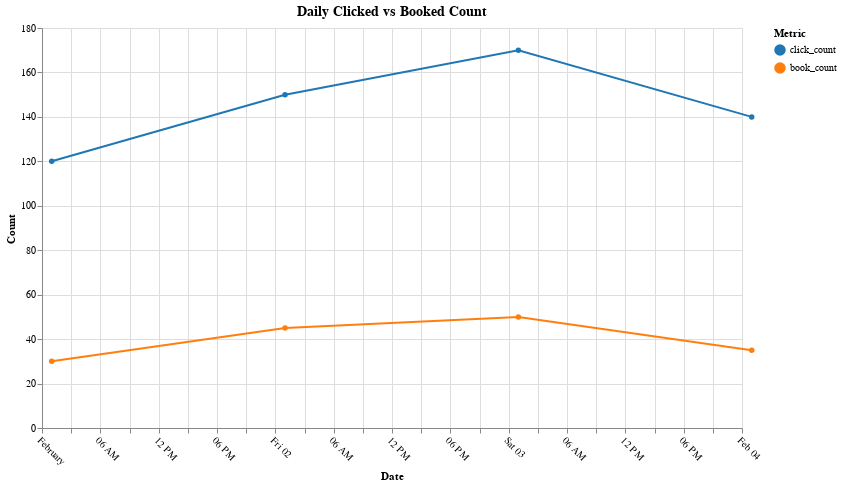

Notebook code for this chart:
### Code cell
import altair as alt
import polars as pl

# Sample Data: Daily Aggregated Clicks & Bookings
agg_df = pl.DataFrame({
    "date": ["2024-02-01", "2024-02-02", "2024-02-03", "2024-02-04"],
    "click_count": [120, 150, 170, 140],
    "book_count": [30, 45, 50, 35]
})

# Convert date to a string format Altair can handle
agg_df = agg_df.with_columns(pl.col("date").str.strptime(pl.Date, "%Y-%m-%d").cast(str))

# Dropdown for Selecting Clicked vs Booked
selection_param = alt.param(
    name="selection",
    bind=alt.binding_select(
        options=["Both", "Clicked", "Booked"],
        labels=["Both", "Only Clicked", "Only Booked"],
        name="Filter"
    ),
    value="Both"
)

# Filtering Logic
filter_condition = (
    (selection_param == "Both") | 
    ((selection_param == "Clicked") & (alt.datum.metric == "click_count")) | 
    ((selection_param == "Booked") & (alt.datum.metric == "book_count"))
)

# ✅ **Fix: Dynamic Title Using `alt.expr`**
title_expr = alt.expr(
    "selection === 'Clicked' ? 'Daily Click Count' : "
    "selection === 'Booked' ? 'Daily Booking Count' : "
    "'Daily Clicked vs Booked Count'"
)

# Convert Data to Long Format (so Altair can handle it)
melted_df = agg_df.unpivot(index=["date"], variable_name="metric", value_name="count")

# Create the Line Chart
chart = alt.Chart(melted_df).mark_line(point=True).encode(
    x=alt.X("date:T", title="Date", scale=alt.Scale(domain=(melted_df["date"].min(), melted_df["date"].max()))),
    y=alt.Y("count:Q", title="Count"),
    color=alt.Color("metric:N", title="Metric", scale=alt.Scale(domain=["click_count", "book_count"], range=["#1f77b4", "#ff7f0e"])),
    tooltip=["date", "metric", "count"]
).transform_filter(
    filter_condition
).add_params(
    selection_param
).properties(
    width=700,
    height=400,
    title=alt.TitleParams(
        text=title_expr,  # ✅ **Correctly uses an expression for the title**
        fontSize=14,
        anchor="middle",
        fontWeight="bold"
    )
).configure_axisX(
    labelAngle=45
)

chart

### Figure 1 — Vega specification as saved in the notebook (floating-point values rounded to 4 significant figures)
{"$schema": "https://vega.github.io/schema/vega/v5.json", "data": [{"name": "_server_source_0", "values": [{"date": "2024-02-01T01:00:00.000", "metric": "click_count", "count": 120}, {"date": "2024-02-02T01:00:00.000", "metric": "click_count", "count": 150}, {"date": "2024-02-03T01:00:00.000", "metric": "click_count", "count": 170}, {"date": "2024-02-04T01:00:00.000", "metric": "click_count", "count": 140}, {"date": "2024-02-01T01:00:00.000", "metric": "book_count", "count": 30}, {"date": "2024-02-02T01:00:00.000", "metric": "book_count", "count": 45}, {"date": "2024-02-03T01:00:00.000", "metric": "book_count", "count": 50}, {"date": "2024-02-04T01:00:00.000", "metric": "book_count", "count": 35}], "transform": [{"type": "formula", "expr": "toDate(datum['date'])", "as": "date"}]}, {"name": "source_0", "source": "_server_source_0", "transform": [{"type": "filter", "expr": "(((selection === 'Both') || ((selection === 'Clicked') && (datum.metric === 'click_count'))) || ((selection === 'Booked') && (datum.metric === 'book_count')))"}]}, {"name": "data_0", "source": "source_0", "transform": [{"type": "filter", "expr": "(isDate(datum[\"date\"]) || (isValid(datum[\"date\"]) && isFinite(+datum[\"date\"]))) && isValid(datum[\"count\"]) && isFinite(+datum[\"count\"])"}, {"type": "project", "fields": ["count", "date", "metric"]}]}], "signals": [{"name": "selection", "value": "Both", "bind": {"input": "select", "options": ["Both", "Clicked", "Booked"], "labels": ["Both", "Only Clicked", "Only Booked"], "name": "Filter"}}], "marks": [{"type": "group", "name": "layer_0_pathgroup", "from": {"facet": {"data": "source_0", "name": "faceted_path_layer_0_main", "groupby": ["metric"]}}, "encode": {"update": {"width": {"field": {"signal": null, "datum": null, "group": "width", "parent": null}}, "height": {"field": {"signal": null, "datum": null, "group": "height", "parent": null}}}}, "marks": [{"type": "line", "name": "layer_0_marks", "from": {"data": "faceted_path_layer_0_main"}, "sort": {"field": "x"}, "encode": {"update": {"tooltip": {"signal": "{\"date\": isValid(datum[\"date\"]) ? datum[\"date\"] : \"\"+datum[\"date\"], \"metric\": isValid(datum[\"metric\"]) ? datum[\"metric\"] : \"\"+datum[\"metric\"], \"count\": format(datum[\"count\"], \"\")}"}, "y": {"field": "count", "scale": "y"}, "defined": {"signal": "isValid(datum[\"date\"]) && isFinite(+datum[\"date\"]) && isValid(datum[\"count\"]) && isFinite(+datum[\"count\"])"}, "stroke": {"field": "metric", "scale": "color"}, "x": {"field": "date", "scale": "x"}}}, "style": ["line"]}]}, {"type": "symbol", "name": "layer_1_marks", "from": {"data": "data_0"}, "encode": {"update": {"y": {"field": "count", "scale": "y"}, "tooltip": {"signal": "{\"date\": isValid(datum[\"date\"]) ? datum[\"date\"] : \"\"+datum[\"date\"], \"metric\": isValid(datum[\"metric\"]) ? datum[\"metric\"] : \"\"+datum[\"metric\"], \"count\": format(datum[\"count\"], \"\")}"}, "opacity": {"value": 1}, "fill": {"field": "metric", "scale": "color"}, "x": {"field": "date", "scale": "x"}}}, "style": ["point"]}], "scales": [{"name": "x", "type": "time", "domain": {"fields": [{"signal": "{data: datetime(\"2024-02-01\")}"}, {"signal": "{data: datetime(\"2024-02-04\")}"}]}, "range": [0, {"signal": "width"}]}, {"name": "y", "type": "linear", "domain": {"fields": [{"data": "source_0", "field": "count"}, {"data": "data_0", "field": "count"}]}, "range": [{"signal": "height"}, 0], "zero": true, "nice": true}, {"name": "color", "type": "ordinal", "domain": ["click_count", "book_count"], "range": ["#1f77b4", "#ff7f0e"]}], "axes": [{"scale": "x", "orient": "bottom", "tickCount": {"signal": "ceil(width/40)"}, "labels": false, "grid": true, "minExtent": 0, "gridScale": "y", "aria": false, "maxExtent": 0, "ticks": false, "domain": false, "zindex": 0}, {"scale": "y", "labels": false, "tickCount": {"signal": "ceil(height/40)"}, "zindex": 0, "orient": "left", "domain": false, "gridScale": "x", "minExtent": 0, "aria": false, "grid": true, "ticks": false, "maxExtent": 0}, {"scale": "x", "orient": "bottom", "tickCount": {"signal": "ceil(width/40)"}, "title": "Date", "labelAlign": "left", "grid": false, "labelBaseline": "top", "labelFlush": true, "labelOverlap": true, "zindex": 0}, {"scale": "y", "zindex": 0, "orient": "left", "title": "Count", "grid": false, "tickCount": {"signal": "ceil(height/40)"}, "labelOverlap": true}], "title": {"text": {"signal": "selection === 'Clicked' ? 'Daily Click Count' : selection === 'Booked' ? 'Daily Booking Count' : 'Daily Clicked vs Booked Count'"}, "anchor": "middle", "fontSize": 14, "frame": "group", "fontWeight": "bold"}, "config": {"axisX": {"labelAngle": 45}}, "height": 400, "legends": [{"title": "Metric", "stroke": "color", "symbolType": "circle", "fill": "color", "encode": {"symbols": {"update": {"opacity": {"value": 1}}}}}], "padding": 5, "background": "white", "width": 700, "style": "cell"}
